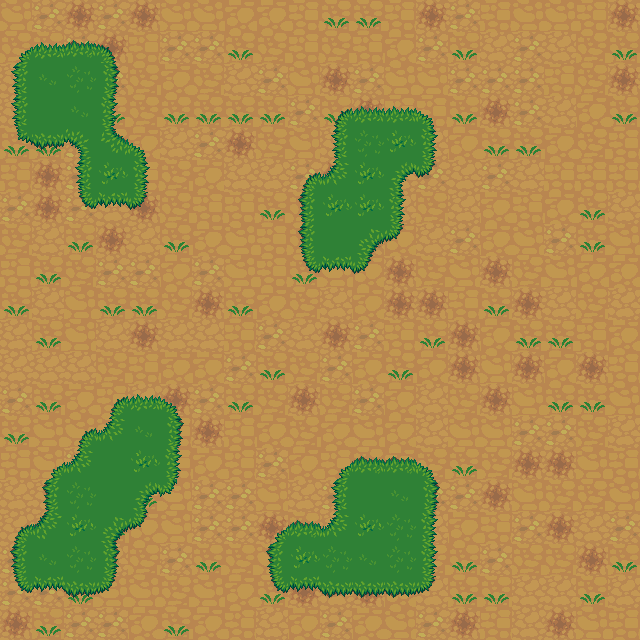

Below is a game level as drawn by its tile map, then a one-line description and the .tmx file that defines it, in full:
An orthogonal 20x20 tile map with 32x32 px tiles, 2 tile layers (ground 1, ground 2).

<map version="1.2" tiledversion="1.3.3" orientation="orthogonal" renderorder="right-down" width="20" height="20" tilewidth="32" tileheight="32" infinite="0" nextlayerid="15" nextobjectid="16">
 <editorsettings>
  <export target="town1.tscn" format="Godot" />
 </editorsettings>
 <properties>
  <property name="projectRoot" value="/home/konsumer/Documents/otherdev/tiled-example/" />
 </properties>
 <tileset firstgid="1" source="terrain.tsx" />
 <layer id="5" name="ground 1" width="20" height="20">
  <data encoding="csv">
603,162,161,162,161,603,603,602,602,604,605,605,604,161,162,604,603,603,604,161,
601,605,162,161,604,162,162,605,601,604,601,604,602,162,605,163,162,163,601,605,
163,603,605,162,601,602,601,163,162,603,161,162,603,603,162,162,162,604,601,161,
163,603,605,605,601,605,605,605,605,162,605,161,604,604,605,161,162,163,602,605,
605,605,162,601,602,163,162,161,601,603,163,161,604,163,602,605,605,602,601,604,
604,161,162,604,604,601,602,163,163,162,161,601,163,162,163,162,163,604,604,604,
162,161,162,163,161,601,604,604,605,601,604,162,163,601,163,602,604,602,605,163,
601,163,605,161,163,605,602,603,604,601,603,162,602,163,162,602,603,162,605,603,
604,605,601,162,162,602,162,603,604,605,603,602,161,601,603,161,601,603,602,602,
605,163,603,605,605,601,161,605,602,601,163,602,161,161,604,605,161,163,601,163,
163,605,603,163,161,163,163,604,162,163,161,162,604,605,161,602,605,605,604,602,
163,163,163,601,604,602,602,162,605,601,162,602,605,602,161,603,161,602,161,604,
162,605,602,604,163,161,162,605,601,161,601,162,602,163,601,161,603,605,605,603,
605,603,603,603,163,604,161,604,602,601,602,603,602,163,603,603,162,162,601,163,
604,603,162,602,162,604,602,604,162,602,604,605,602,601,605,601,161,161,603,604,
163,163,604,602,605,603,162,162,603,163,162,603,161,162,162,161,603,601,601,603,
163,163,605,605,602,603,162,162,161,605,163,163,602,163,602,604,162,161,163,162,
162,604,603,163,601,162,605,601,603,161,161,605,601,601,605,162,601,601,161,605,
162,162,605,603,603,601,603,602,605,161,163,161,602,163,605,605,163,163,605,163,
161,605,162,162,602,605,602,604,163,602,162,602,603,162,161,604,163,161,603,604
</data>
 </layer>
 <layer id="6" name="ground 2" width="20" height="20">
  <data encoding="csv">
0,0,0,0,0,0,0,0,0,0,0,0,0,0,0,0,0,0,0,0,
260,261,258,259,0,0,0,0,0,0,0,0,0,0,0,0,0,0,0,0,
292,355,354,291,0,0,0,0,0,0,0,0,0,0,0,0,0,0,0,0,
292,293,355,294,0,0,0,0,0,0,257,261,261,262,0,0,0,0,0,0,
324,322,198,226,262,0,0,0,0,0,292,354,353,294,0,0,0,0,0,0,
0,0,292,353,294,0,0,0,0,257,230,353,197,323,0,0,0,0,0,0,
0,0,321,325,323,0,0,0,0,289,353,353,294,0,0,0,0,0,0,0,
0,0,0,0,0,0,0,0,0,289,293,194,323,0,0,0,0,0,0,0,
0,0,0,0,0,0,0,0,0,321,325,323,0,0,0,0,0,0,0,0,
0,0,0,0,0,0,0,0,0,0,0,0,0,0,0,0,0,0,0,0,
0,0,0,0,0,0,0,0,0,0,0,0,0,0,0,0,0,0,0,0,
0,0,0,0,0,0,0,0,0,0,0,0,0,0,0,0,0,0,0,0,
0,0,0,257,261,262,0,0,0,0,0,0,0,0,0,0,0,0,0,0,
0,0,257,230,355,291,0,0,0,0,0,0,0,0,0,0,0,0,0,0,
0,260,230,293,353,294,0,0,0,0,260,258,258,262,0,0,0,0,0,0,
0,289,354,293,197,326,0,0,0,0,292,293,355,291,0,0,0,0,0,0,
257,227,353,194,323,0,0,0,260,258,230,353,354,294,0,0,0,0,0,0,
289,355,354,291,0,0,0,0,289,353,354,355,354,294,0,0,0,0,0,0,
321,325,322,323,0,0,0,0,321,325,322,322,322,323,0,0,0,0,0,0,
0,0,0,0,0,0,0,0,0,0,0,0,0,0,0,0,0,0,0,0
</data>
 </layer>
</map>
